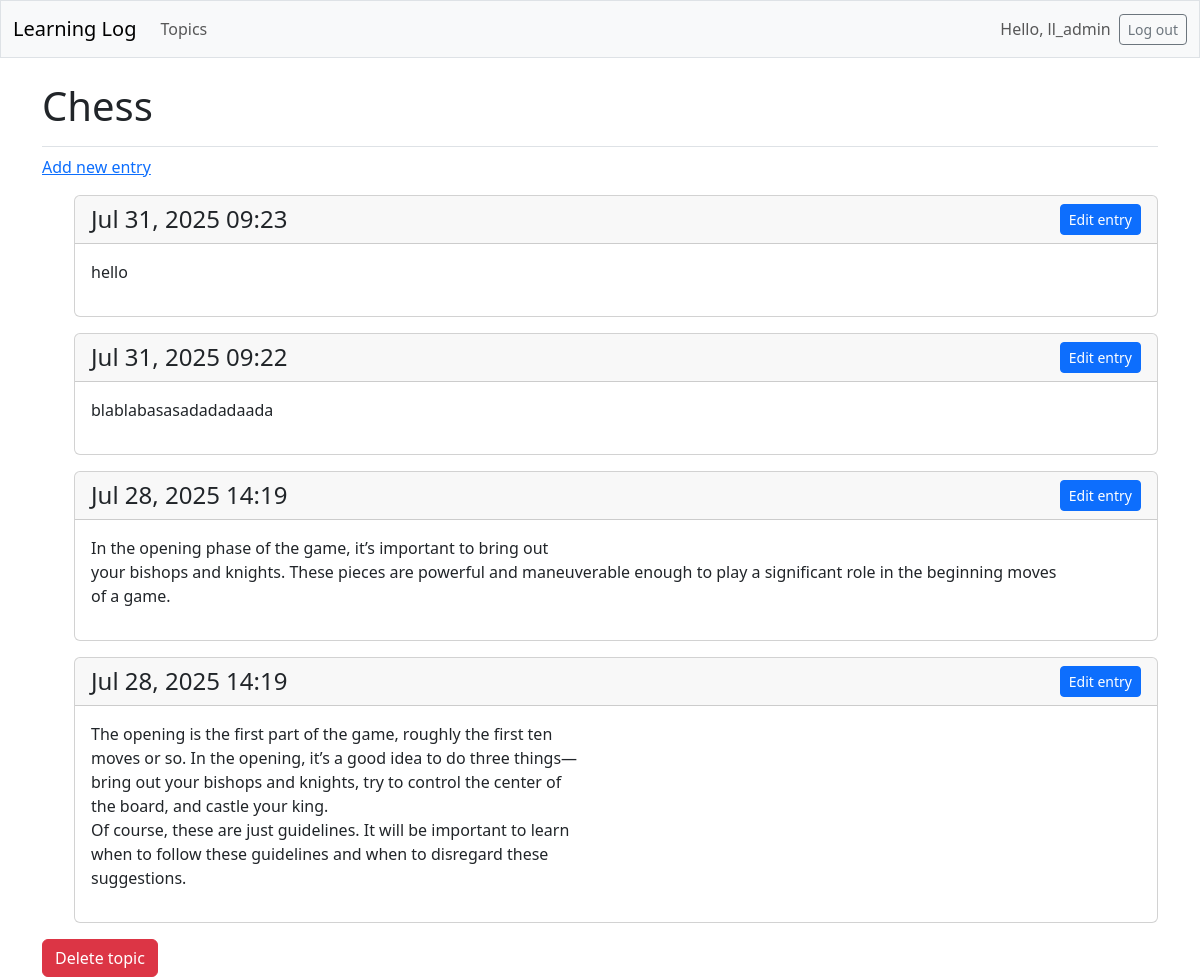
The page /topics/1/ (signed in) on the database its author committed.
### learning_logs/models.py (models this page shows, shortened)
class Topic(models.Model):
    text = models.CharField(max_length=200)
    date_added = models.DateTimeField(auto_now_add=True)
    owner = models.ForeignKey(User, on_delete=models.CASCADE)

class Entry(models.Model):
    topic = models.ForeignKey(Topic, on_delete=models.CASCADE)
    text = models.TextField()
    date_added = models.DateTimeField(auto_now_add=True)
    class Meta:
        verbose_name_plural = 'entities'

### learning_logs/views.py (the view)
# urls.py: path('topics/<int:topic_id>/', views.topic, name='topic'),
@login_required
def topic(request, topic_id):
    topic = Topic.objects.get(id=topic_id)
    if topic.owner != request.user:
        raise Http404
    entries = topic.entry_set.order_by('-date_added')
    context = {'topic':topic, 'entries':entries}
    return render(request, 'learning_logs/topic.html', context)

### learning_logs/templates/learning_logs/topic.html
{% extends 'learning_logs/base.html' %}
{% load django_bootstrap5 %}
{% block page_header %}
  <h1>{{ topic.text }}</h1>
{% endblock page_header %}
{% block content %}
  <p>
    <a href="{% url 'learning_logs:new_entry' topic.id %}">Add new entry</a>
  </p>
  <ul>
    {% for entry in entries %}
      <div class="card mb-3">
        <div class="card-header d-flex align-items-center">
          <h4 class="mb-0">{{ entry.date_added|date:'M d, Y H:i' }}</h4>
          <a href="{% url 'learning_logs:edit_entry' entry.id %}"
            class="btn btn-sm btn-primary ms-auto">
            Edit entry
          </a>
        </div>
        <div class="card-body">{{ entry.text|linebreaks }}</div>
      </div>
    {% empty %}
      <p>There are no entries for this topic yet.</p>
    {% endfor %}
  </ul>
  <a href="{% url 'learning_logs:delete_topic' topic.id %}"
    class="btn btn-danger">Delete topic</a>
{% endblock content %}

### learning_logs/templates/learning_logs/base.html (shortened to what this page needs)
<!doctype html>
<html lang="en">
<head>
  {% load django_bootstrap5 %}
  {% bootstrap_css %}
</head>
<body>
  <nav class="navbar navbar-expand-md navbar-light bg-light mb-4 border">
    <div class="container-fluid">
      <a class="navbar-brand" href="{% url 'learning_logs:index' %}">
        Learning Log
      </a>
      <div class="collapse navbar-collapse" id="navbarCollapse">
        <ul class="navbar-nav me-auto mb-2 mb-md-0">
          <li class="nav-item">
            <a class="nav-link" href="{% url 'learning_logs:topics' %}">
              Topics
            </a>
          </li>
        </ul>
        <ul class="navbar-nav ms-auto mb-2 mb-md-0">
          {% if user.is_authenticated %}
            <li class="nav-item">
              <span class="navbar-text me-2">
                Hello, {{ user.username }}
              </span>
            </li>
          {% endif %}
        </ul>
        {% if user.is_authenticated %}
          <form action="{% url 'accounts:logout' %}" method="post">
            <button name="submit" class="btn btn-outline-secondary btn-sm">
              Log out
            </button>
          </form>
        {% endif %}
      </div>
    </div>
  </nav>
  <main class="container">
    <div class="pb-2 mb-2 border-bottom">
      {% block page_header %}{% endblock page_header %}
    </div>
    <div>
      {% block content %}{% endblock content %}
    </div>
  </main>
</body>
</html>

### rows shown on the page
Topic: text "Chess"
Entry: date_added "Jul 31, 2025 09:23", text "hello"
Entry: date_added "Jul 31, 2025 09:22", text "blablabasasadadadaada"
Entry: date_added "Jul 28, 2025 14:19", text "In the opening phase of the game, it’s important to bring out your bishops and knights. These pieces are powerful and maneuverable enough to play a significant role in the beginning moves of a game."
Entry: date_added "Jul 28, 2025 14:19", text "The opening is the first part of the game, roughly the first ten moves or so. In the opening, it’s a good idea to do three things— bring out your bishops and knights, try to control the center of the board, and castle your king. Of course, these are just guidelines. It will be important to learn when to follow these guidelines and when to disregard these suggestions."

### other values the page prints
{{ user.username }} "ll_admin"
